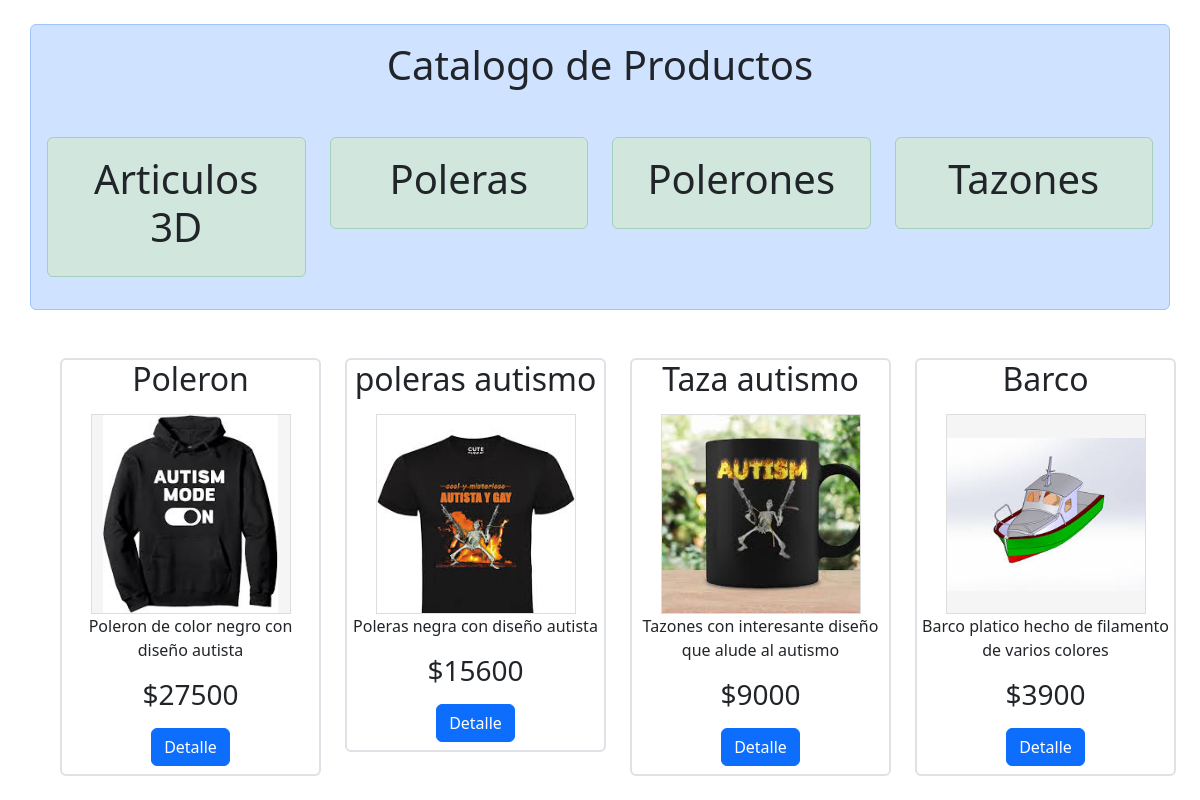
The page / on the database its author committed.
### mainApp/models.py (models this page shows, shortened)
class Categoria(models.Model):
    nombre = models.CharField(max_length=100)
    slug = models.SlugField(unique=True)

class Producto(models.Model):
    nombre = models.CharField(max_length=50)
    slug = models.SlugField(unique=True)
    descripcion = models.TextField()
    categoria = models.ForeignKey(Categoria, on_delete=models.CASCADE)
    precio = models.DecimalField(max_digits=15, decimal_places=0)
    imagen1 = models.ImageField(upload_to='productos/', blank=True, null=True)
    imagen2 = models.ImageField(upload_to='productos/', blank=True, null=True)
    imagen3 = models.ImageField(upload_to='productos/', blank=True, null=True)

### mainApp/views.py (the view)
# urls.py: path('', views.home, name='home'),
def home(request):
    categoria = Categoria.objects.all()
    productos = Producto.objects.all()
    data = {'categoria': categoria, 'productos': productos}
    return render(request, 'home.html',data)

### templates/home.html (shortened to what this page needs)
<!doctype html>
<html lang="en">
    <head>
        <link
            href="https://cdn.jsdelivr.net/npm/bootstrap@5.3.2/dist/css/bootstrap.min.css"
            rel="stylesheet"
        />
    </head>
    <body>
        <main class="container mt-4 mb-4 alert alert-primary text-center text-dark">
            <h1>
                Catalogo de Productos
            </h1>
           <div class="row mt-5">
            {% for cat in categoria %}
                <div class="col-3">
                    <div class=" alert alert-success text-dark">
                        <button  class="border border-0 bg-transparent">
                            <a href="{% url 'productos_por_categoria' cat.slug %}" class="link-offset-2 link-underline link-underline-opacity-0 text-dark">
                            <h1 class="text-center">
                                {{ cat.nombre }}
                            </h1></a></button>
                    </div>
                </div>
                {% endfor %}
            </div>
        </main>
                <div class="container mt-5 mx-5">
            <div class="row mt-5">
            {% for prod in productos %}
                <div class="col-3">
                    <div class="card border border-2 text-dark">
                        <h2 class="text-center">
                            {{ prod.nombre }}
                        </h2>
                        <div class="d-flex justify-content-center flex-wrap mt-2 text-center">
                            {% if prod.imagen1 %}
                                <div class="imagen-contenedor">
                                    <img src="{{ prod.imagen1.url }}" alt="{{ prod.nombre }}" class="imagen-producto" />
                                </div>
                            {% elif prod.imagen2 %}
                                <div class="imagen-contenedor">
                                    <img src="{{ prod.imagen2.url }}" alt="{{ prod.nombre }}" class="imagen-producto" />
                                </div>
                            {% elif prod.imagen3 %}
                                <div class="imagen-contenedor">
                                    <img src="{{ prod.imagen3.url }}" alt="{{ prod.nombre }}" class="imagen-producto" />
                                </div>
                            {% else %}
                                <p>No hay imagen disponible</p>
                            {% endif %}
                        </div>
                        <p class="text-center">
                            {{ prod.descripcion }}
                        </p>
                        <h3 class="text-center">
                            ${{ prod.precio }}
                        </h3>
                        <div class="container mt-2 text-center mb-2">
                            <button
                                type="button"
                                class="btn btn-primary "
                            >
                                <a href="{% url 'detalle' prod.slug %}" class="text-white text-decoration-none">
                                    Detalle
                                </a>
                            </button>
                        </div>
                    </div>
                </div>
            {% endfor %}
            </div>
        </div>
    </body>
</html>

### templates/home.html (style rules this page uses)
.imagen-contenedor { width: 200px; height: 200px; margin: 0 auto; display: flex; align-items: center; justify-content: center; background-color: #f5f5f5; border: 1px solid #ddd; }
.imagen-producto { max-width: 100%; max-height: 100%; object-fit: contain; }

### rows shown on the page
Categoria: nombre "Articulos 3D"
Categoria: nombre "Poleras"
Categoria: nombre "Polerones"
Categoria: nombre "Tazones"
Producto: nombre "Poleron", imagen1 (picture), descripcion "Poleron de color negro con diseño autista", precio "27500"
Producto: nombre "poleras autismo", imagen2 (picture), descripcion "Poleras negra con diseño autista", precio "15600"
Producto: nombre "Taza autismo", imagen2 (picture), descripcion "Tazones con interesante diseño que alude al autismo", precio "9000"
Producto: nombre "Barco", imagen1 (picture), descripcion "Barco platico hecho de filamento de varios colores", precio "3900"
